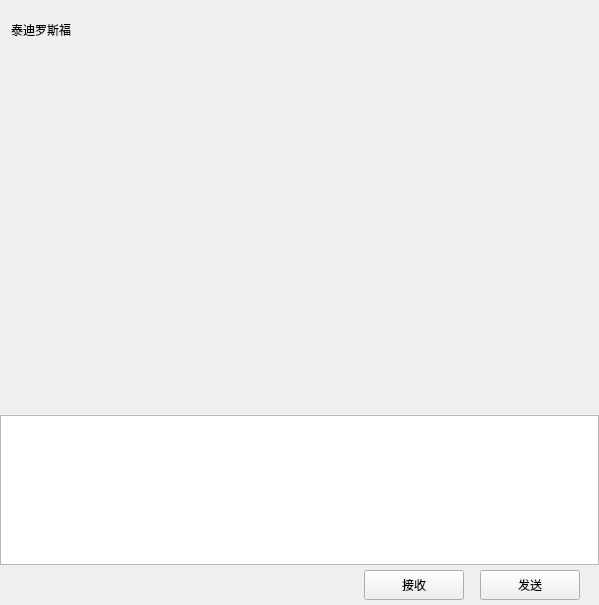
<?xml version="1.0" encoding="UTF-8"?>
<ui version="4.0">
 <class>ChatPage</class>
 <widget class="QWidget" name="ChatPage">
  <property name="geometry">
   <rect>
    <x>0</x>
    <y>0</y>
    <width>599</width>
    <height>605</height>
   </rect>
  </property>
  <property name="windowTitle">
   <string>Form</string>
  </property>
  <layout class="QVBoxLayout" name="verticalLayout">
   <property name="spacing">
    <number>0</number>
   </property>
   <property name="leftMargin">
    <number>0</number>
   </property>
   <property name="topMargin">
    <number>0</number>
   </property>
   <property name="rightMargin">
    <number>0</number>
   </property>
   <property name="bottomMargin">
    <number>0</number>
   </property>
   <item>
    <widget class="QWidget" name="chat_data_wid" native="true">
     <layout class="QVBoxLayout" name="verticalLayout_4">
      <property name="spacing">
       <number>0</number>
      </property>
      <property name="leftMargin">
       <number>0</number>
      </property>
      <property name="topMargin">
       <number>0</number>
      </property>
      <property name="rightMargin">
       <number>0</number>
      </property>
      <property name="bottomMargin">
       <number>0</number>
      </property>
      <item>
       <widget class="QWidget" name="title_wid" native="true">
        <property name="minimumSize">
         <size>
          <width>0</width>
          <height>60</height>
         </size>
        </property>
        <property name="maximumSize">
         <size>
          <width>16777215</width>
          <height>60</height>
         </size>
        </property>
        <layout class="QVBoxLayout" name="verticalLayout_5">
         <property name="leftMargin">
          <number>9</number>
         </property>
         <property name="topMargin">
          <number>2</number>
         </property>
         <property name="rightMargin">
          <number>2</number>
         </property>
         <property name="bottomMargin">
          <number>2</number>
         </property>
         <item>
          <widget class="QWidget" name="widget_2" native="true">
           <layout class="QHBoxLayout" name="horizontalLayout_3">
            <property name="leftMargin">
             <number>2</number>
            </property>
            <property name="topMargin">
             <number>2</number>
            </property>
            <property name="rightMargin">
             <number>2</number>
            </property>
            <property name="bottomMargin">
             <number>2</number>
            </property>
            <item>
             <widget class="QLabel" name="title_label">
              <property name="text">
               <string>泰迪罗斯福</string>
              </property>
             </widget>
            </item>
           </layout>
          </widget>
         </item>
        </layout>
       </widget>
      </item>
      <item>
       <widget class="ChatView" name="chat_data_list" native="true"/>
      </item>
      <item>
       <widget class="QWidget" name="tool_wid" native="true">
        <property name="minimumSize">
         <size>
          <width>0</width>
          <height>40</height>
         </size>
        </property>
        <property name="maximumSize">
         <size>
          <width>16777215</width>
          <height>40</height>
         </size>
        </property>
        <layout class="QHBoxLayout" name="horizontalLayout_4">
         <property name="leftMargin">
          <number>2</number>
         </property>
         <property name="topMargin">
          <number>2</number>
         </property>
         <property name="rightMargin">
          <number>2</number>
         </property>
         <property name="bottomMargin">
          <number>2</number>
         </property>
         <item>
          <spacer name="horizontalSpacer_2">
           <property name="orientation">
            <enum>Qt::Horizontal</enum>
           </property>
           <property name="sizeType">
            <enum>QSizePolicy::Fixed</enum>
           </property>
           <property name="sizeHint" stdset="0">
            <size>
             <width>5</width>
             <height>20</height>
            </size>
           </property>
          </spacer>
         </item>
         <item>
          <widget class="ClickedLabel" name="emo_label">
           <property name="minimumSize">
            <size>
             <width>25</width>
             <height>25</height>
            </size>
           </property>
           <property name="maximumSize">
            <size>
             <width>25</width>
             <height>25</height>
            </size>
           </property>
           <property name="text">
            <string/>
           </property>
          </widget>
         </item>
         <item>
          <spacer name="horizontalSpacer_3">
           <property name="orientation">
            <enum>Qt::Horizontal</enum>
           </property>
           <property name="sizeType">
            <enum>QSizePolicy::Fixed</enum>
           </property>
           <property name="sizeHint" stdset="0">
            <size>
             <width>5</width>
             <height>20</height>
            </size>
           </property>
          </spacer>
         </item>
         <item>
          <widget class="ClickedLabel" name="file_label">
           <property name="minimumSize">
            <size>
             <width>25</width>
             <height>25</height>
            </size>
           </property>
           <property name="maximumSize">
            <size>
             <width>25</width>
             <height>25</height>
            </size>
           </property>
           <property name="text">
            <string/>
           </property>
          </widget>
         </item>
         <item>
          <spacer name="horizontalSpacer_4">
           <property name="orientation">
            <enum>Qt::Horizontal</enum>
           </property>
           <property name="sizeHint" stdset="0">
            <size>
             <width>40</width>
             <height>20</height>
            </size>
           </property>
          </spacer>
         </item>
        </layout>
       </widget>
      </item>
      <item>
       <widget class="QTextEdit" name="chat_edit">
        <property name="minimumSize">
         <size>
          <width>0</width>
          <height>150</height>
         </size>
        </property>
        <property name="maximumSize">
         <size>
          <width>16777215</width>
          <height>150</height>
         </size>
        </property>
       </widget>
      </item>
      <item>
       <widget class="QWidget" name="send_wid" native="true">
        <property name="minimumSize">
         <size>
          <width>0</width>
          <height>40</height>
         </size>
        </property>
        <property name="maximumSize">
         <size>
          <width>16777215</width>
          <height>40</height>
         </size>
        </property>
        <layout class="QHBoxLayout" name="horizontalLayout_5">
         <property name="topMargin">
          <number>2</number>
         </property>
         <property name="bottomMargin">
          <number>2</number>
         </property>
         <item>
          <spacer name="horizontalSpacer_5">
           <property name="orientation">
            <enum>Qt::Horizontal</enum>
           </property>
           <property name="sizeHint" stdset="0">
            <size>
             <width>40</width>
             <height>20</height>
            </size>
           </property>
          </spacer>
         </item>
         <item>
          <widget class="ClickedBtn" name="receive_btn">
           <property name="minimumSize">
            <size>
             <width>100</width>
             <height>30</height>
            </size>
           </property>
           <property name="maximumSize">
            <size>
             <width>100</width>
             <height>30</height>
            </size>
           </property>
           <property name="text">
            <string>接收</string>
           </property>
          </widget>
         </item>
         <item>
          <spacer name="horizontalSpacer_6">
           <property name="orientation">
            <enum>Qt::Horizontal</enum>
           </property>
           <property name="sizeType">
            <enum>QSizePolicy::Fixed</enum>
           </property>
           <property name="sizeHint" stdset="0">
            <size>
             <width>10</width>
             <height>20</height>
            </size>
           </property>
          </spacer>
         </item>
         <item>
          <widget class="ClickedBtn" name="send_btn">
           <property name="minimumSize">
            <size>
             <width>100</width>
             <height>30</height>
            </size>
           </property>
           <property name="maximumSize">
            <size>
             <width>100</width>
             <height>30</height>
            </size>
           </property>
           <property name="text">
            <string>发送</string>
           </property>
          </widget>
         </item>
         <item>
          <spacer name="horizontalSpacer_7">
           <property name="orientation">
            <enum>Qt::Horizontal</enum>
           </property>
           <property name="sizeType">
            <enum>QSizePolicy::Fixed</enum>
           </property>
           <property name="sizeHint" stdset="0">
            <size>
             <width>10</width>
             <height>20</height>
            </size>
           </property>
          </spacer>
         </item>
        </layout>
       </widget>
      </item>
     </layout>
    </widget>
   </item>
  </layout>
 </widget>
 <customwidgets>
  <customwidget>
   <class>ClickedBtn</class>
   <extends>QPushButton</extends>
   <header location="global">clickedbtn.h</header>
  </customwidget>
  <customwidget>
   <class>ClickedLabel</class>
   <extends>QLabel</extends>
   <header location="global">clickedlabel.h</header>
  </customwidget>
  <customwidget>
   <class>ChatView</class>
   <extends>QWidget</extends>
   <header>chatview.h</header>
   <container>1</container>
  </customwidget>
 </customwidgets>
 <resources/>
 <connections/>
</ui>
